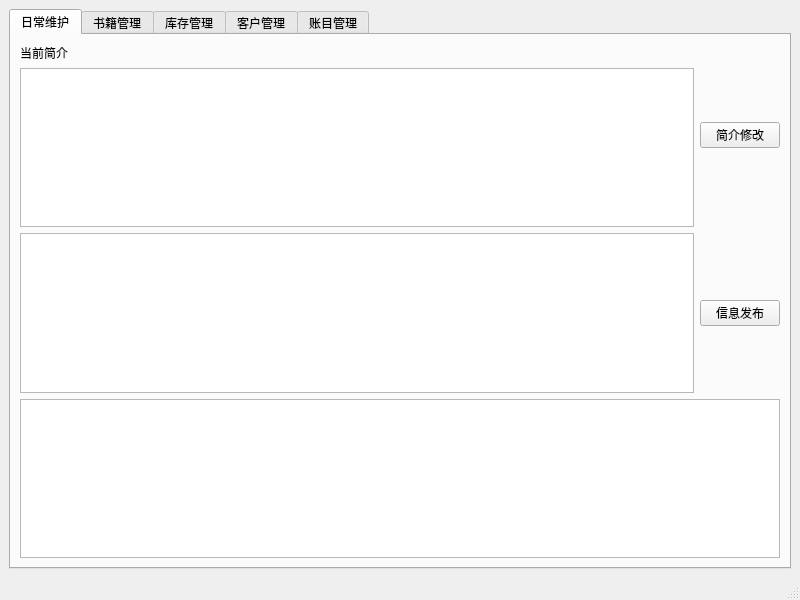
<?xml version="1.0" encoding="UTF-8"?>
<ui version="4.0">
 <class>MainWindow</class>
 <widget class="QMainWindow" name="MainWindow">
  <property name="geometry">
   <rect>
    <x>0</x>
    <y>0</y>
    <width>800</width>
    <height>600</height>
   </rect>
  </property>
  <property name="windowTitle">
   <string>MainWindow</string>
  </property>
  <widget class="QWidget" name="centralwidget">
   <layout class="QVBoxLayout" name="verticalLayout">
    <item>
     <widget class="QTabWidget" name="tabWidget">
      <property name="currentIndex">
       <number>0</number>
      </property>
      <widget class="QWidget" name="tab">
       <attribute name="title">
        <string>日常维护</string>
       </attribute>
       <layout class="QVBoxLayout" name="verticalLayout_5">
        <item>
         <layout class="QHBoxLayout" name="horizontalLayout">
          <item>
           <layout class="QVBoxLayout" name="verticalLayout_2">
            <item>
             <widget class="QLabel" name="label">
              <property name="text">
               <string>当前简介</string>
              </property>
             </widget>
            </item>
            <item>
             <widget class="QTextEdit" name="textEdit_storeProfile"/>
            </item>
           </layout>
          </item>
          <item>
           <widget class="QPushButton" name="pushButton">
            <property name="text">
             <string>简介修改</string>
            </property>
           </widget>
          </item>
         </layout>
        </item>
        <item>
         <layout class="QHBoxLayout" name="horizontalLayout_2">
          <item>
           <layout class="QVBoxLayout" name="verticalLayout_3">
            <item>
             <widget class="QTextEdit" name="textEdit_news"/>
            </item>
           </layout>
          </item>
          <item>
           <widget class="QPushButton" name="pushButton_news">
            <property name="text">
             <string>信息发布</string>
            </property>
           </widget>
          </item>
         </layout>
        </item>
        <item>
         <layout class="QVBoxLayout" name="verticalLayout_4">
          <item>
           <widget class="QTreeView" name="treeView">
            <property name="contextMenuPolicy">
             <enum>Qt::CustomContextMenu</enum>
            </property>
            <property name="editTriggers">
             <set>QAbstractItemView::NoEditTriggers</set>
            </property>
           </widget>
          </item>
         </layout>
        </item>
       </layout>
      </widget>
      <widget class="QWidget" name="tab_2">
       <attribute name="title">
        <string>书籍管理</string>
       </attribute>
       <layout class="QVBoxLayout" name="verticalLayout_8">
        <item>
         <layout class="QHBoxLayout" name="horizontalLayout_10">
          <item>
           <layout class="QVBoxLayout" name="verticalLayout_6">
            <item>
             <layout class="QHBoxLayout" name="horizontalLayout_4">
              <item>
               <widget class="QLabel" name="label_3">
                <property name="text">
                 <string>ISBN</string>
                </property>
               </widget>
              </item>
              <item>
               <widget class="QLineEdit" name="lineEdit_ISBN"/>
              </item>
             </layout>
            </item>
            <item>
             <layout class="QHBoxLayout" name="horizontalLayout_7">
              <item>
               <widget class="QLabel" name="label_7">
                <property name="text">
                 <string>作者</string>
                </property>
               </widget>
              </item>
              <item>
               <widget class="QLineEdit" name="lineEdit_author">
                <property name="enabled">
                 <bool>false</bool>
                </property>
               </widget>
              </item>
             </layout>
            </item>
            <item>
             <layout class="QHBoxLayout" name="horizontalLayout_6">
              <item>
               <widget class="QLabel" name="label_5">
                <property name="text">
                 <string>书名</string>
                </property>
               </widget>
              </item>
              <item>
               <widget class="QLineEdit" name="lineEdit_name">
                <property name="enabled">
                 <bool>false</bool>
                </property>
               </widget>
              </item>
             </layout>
            </item>
            <item>
             <layout class="QHBoxLayout" name="horizontalLayout_5">
              <item>
               <widget class="QLabel" name="label_4">
                <property name="text">
                 <string>价格</string>
                </property>
               </widget>
              </item>
              <item>
               <widget class="QDoubleSpinBox" name="doubleSpinBox">
                <property name="minimum">
                 <double>0.500000000000000</double>
                </property>
               </widget>
              </item>
             </layout>
            </item>
            <item>
             <layout class="QHBoxLayout" name="horizontalLayout_12">
              <item>
               <widget class="QLabel" name="label_9">
                <property name="text">
                 <string>出版时间</string>
                </property>
               </widget>
              </item>
              <item>
               <widget class="QDateEdit" name="dateEdit">
                <property name="enabled">
                 <bool>false</bool>
                </property>
               </widget>
              </item>
             </layout>
            </item>
            <item>
             <layout class="QHBoxLayout" name="horizontalLayout_3">
              <item>
               <widget class="QGroupBox" name="groupBox">
                <property name="title">
                 <string>类型</string>
                </property>
                <layout class="QHBoxLayout" name="horizontalLayout_11">
                 <item>
                  <widget class="QRadioButton" name="radioButton_type0">
                   <property name="text">
                    <string>计算机</string>
                   </property>
                   <property name="checked">
                    <bool>true</bool>
                   </property>
                  </widget>
                 </item>
                 <item>
                  <widget class="QRadioButton" name="radioButton_type1">
                   <property name="text">
                    <string>英语</string>
                   </property>
                  </widget>
                 </item>
                 <item>
                  <widget class="QRadioButton" name="radioButton_type2">
                   <property name="text">
                    <string>其它</string>
                   </property>
                  </widget>
                 </item>
                </layout>
               </widget>
              </item>
             </layout>
            </item>
           </layout>
          </item>
          <item>
           <layout class="QHBoxLayout" name="horizontalLayout_8">
            <item>
             <widget class="QLabel" name="label_6">
              <property name="text">
               <string>简介</string>
              </property>
             </widget>
            </item>
            <item>
             <widget class="QTextEdit" name="textEdit_profile">
              <property name="enabled">
               <bool>false</bool>
              </property>
             </widget>
            </item>
           </layout>
          </item>
          <item>
           <layout class="QVBoxLayout" name="verticalLayout_7">
            <item>
             <layout class="QHBoxLayout" name="horizontalLayout_9">
              <item>
               <widget class="QLabel" name="label_8">
                <property name="text">
                 <string>数量</string>
                </property>
               </widget>
              </item>
              <item>
               <widget class="QSpinBox" name="spinBox">
                <property name="minimum">
                 <number>1</number>
                </property>
               </widget>
              </item>
             </layout>
            </item>
            <item>
             <widget class="QCheckBox" name="check_newbook">
              <property name="text">
               <string>新书</string>
              </property>
             </widget>
            </item>
            <item>
             <widget class="QPushButton" name="pushButton_inBook">
              <property name="text">
               <string>进书</string>
              </property>
             </widget>
            </item>
           </layout>
          </item>
         </layout>
        </item>
        <item>
         <widget class="QTableView" name="tableView_books">
          <property name="editTriggers">
           <set>QAbstractItemView::NoEditTriggers</set>
          </property>
          <property name="sortingEnabled">
           <bool>true</bool>
          </property>
         </widget>
        </item>
       </layout>
      </widget>
      <widget class="QWidget" name="tab_3">
       <attribute name="title">
        <string>库存管理</string>
       </attribute>
       <layout class="QVBoxLayout" name="verticalLayout_9">
        <item>
         <widget class="QTableView" name="tableView_stock"/>
        </item>
        <item>
         <widget class="QPushButton" name="pushButton_commit">
          <property name="text">
           <string>提交</string>
          </property>
         </widget>
        </item>
       </layout>
      </widget>
      <widget class="QWidget" name="tab_4">
       <attribute name="title">
        <string>客户管理</string>
       </attribute>
       <layout class="QVBoxLayout" name="verticalLayout_10">
        <item>
         <widget class="QTableView" name="tableView_user"/>
        </item>
       </layout>
      </widget>
      <widget class="QWidget" name="tab_5">
       <attribute name="title">
        <string>账目管理</string>
       </attribute>
       <layout class="QVBoxLayout" name="verticalLayout_11">
        <item>
         <widget class="QPushButton" name="pushButton_delete">
          <property name="text">
           <string>删除</string>
          </property>
         </widget>
        </item>
        <item>
         <widget class="QTableView" name="tableView_account"/>
        </item>
       </layout>
      </widget>
     </widget>
    </item>
   </layout>
  </widget>
  <widget class="QStatusBar" name="statusbar"/>
  <action name="action">
   <property name="text">
    <string>进书</string>
   </property>
  </action>
  <action name="action_2">
   <property name="text">
    <string>售书</string>
   </property>
  </action>
  <action name="action_3">
   <property name="text">
    <string>库存</string>
   </property>
  </action>
  <action name="action_4">
   <property name="text">
    <string>帐目</string>
   </property>
  </action>
 </widget>
 <resources/>
 <connections>
  <connection>
   <sender>check_newbook</sender>
   <signal>toggled(bool)</signal>
   <receiver>textEdit_profile</receiver>
   <slot>setEnabled(bool)</slot>
   <hints>
    <hint type="sourcelabel">
     <x>538</x>
     <y>235</y>
    </hint>
    <hint type="destinationlabel">
     <x>404</x>
     <y>216</y>
    </hint>
   </hints>
  </connection>
  <connection>
   <sender>check_newbook</sender>
   <signal>toggled(bool)</signal>
   <receiver>lineEdit_name</receiver>
   <slot>setEnabled(bool)</slot>
   <hints>
    <hint type="sourcelabel">
     <x>555</x>
     <y>220</y>
    </hint>
    <hint type="destinationlabel">
     <x>217</x>
     <y>124</y>
    </hint>
   </hints>
  </connection>
  <connection>
   <sender>check_newbook</sender>
   <signal>toggled(bool)</signal>
   <receiver>lineEdit_author</receiver>
   <slot>setEnabled(bool)</slot>
   <hints>
    <hint type="sourcelabel">
     <x>559</x>
     <y>231</y>
    </hint>
    <hint type="destinationlabel">
     <x>163</x>
     <y>93</y>
    </hint>
   </hints>
  </connection>
  <connection>
   <sender>check_newbook</sender>
   <signal>toggled(bool)</signal>
   <receiver>dateEdit</receiver>
   <slot>setEnabled(bool)</slot>
   <hints>
    <hint type="sourcelabel">
     <x>524</x>
     <y>220</y>
    </hint>
    <hint type="destinationlabel">
     <x>202</x>
     <y>190</y>
    </hint>
   </hints>
  </connection>
 </connections>
</ui>
